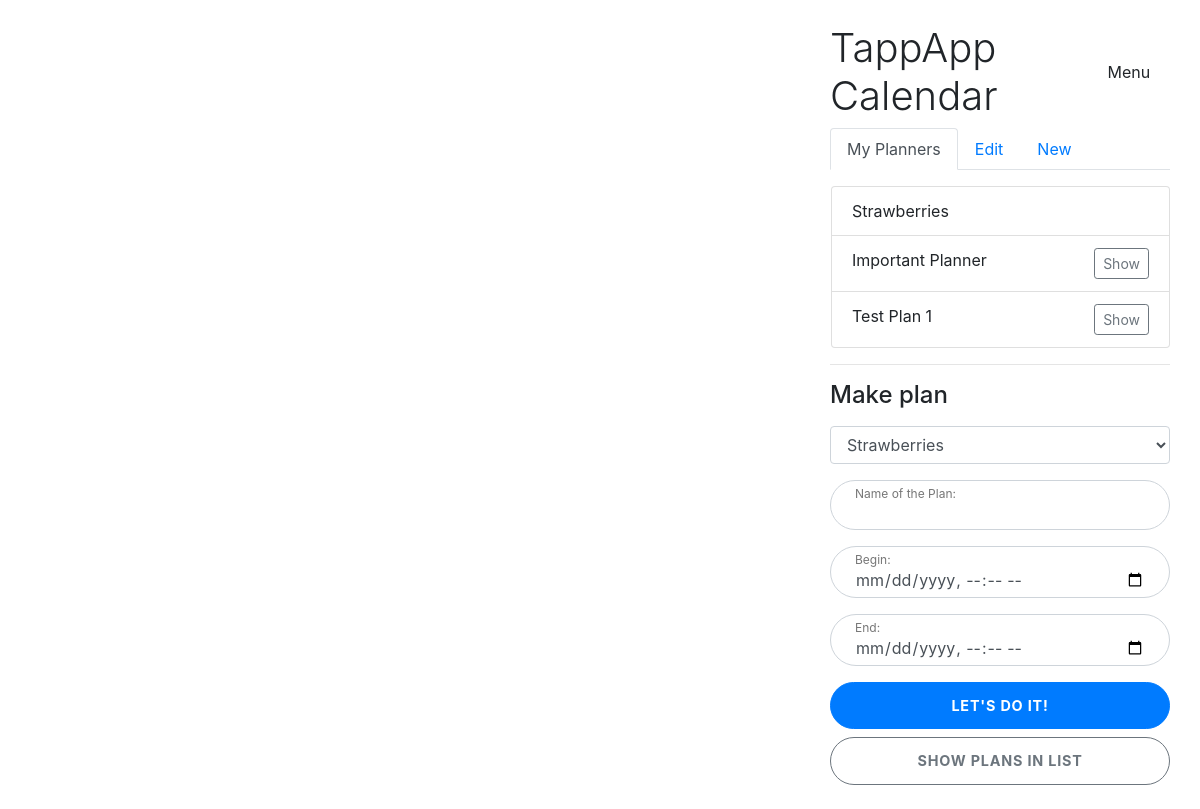
Screenshot of /home (signed in) with the database file from the repository.
### planner/models.py (models this page shows, shortened)
class Planner(models.Model):
    planner_id = models.AutoField(primary_key=True)
    name = models.CharField(max_length=255)
    owner = models.ForeignKey(MyUser, on_delete=models.CASCADE)
    visible_for = models.ManyToManyField(MyUser, related_name="visible_for")
    editable_by = models.ManyToManyField(MyUser, related_name="editable_by")

### planner/views.py (the view, shortened to what this page needs)
# urls.py: path('home', views.homeView, name='home'),
@login_required
def homeView(request):
    context = {}
    createPlanForm = PlanCreateForm(initial={"user_id": request.user.pk, "owner": request.user})
    if "selected_planner" in request.GET:
        selected_planner = request.GET["selected_planner"]
        firstPlanner = True
    else:
        firstPlanner = Planner.objects.filter(owner=request.user).first()
        if firstPlanner:
            selected_planner = firstPlanner.planner_id
    queryset_visible = Planner.objects.filter(Q(owner=request.user.pk) | Q(visible_for=request.user)).distinct()
    queryset_editable = Planner.objects.filter(Q(owner=request.user.pk) | Q(editable_by=request.user)).distinct()
    context["planners"] = PlannerSerializer(queryset_editable, many=True).data
    context["visible_planners"] = queryset_visible
    context["createform"] = PlannerForm()
    context["editform"] = PlannerEditForm(initial={"user_id": request.user.pk, "owner": request.user})
    if firstPlanner:
        context["selected_planner"] = int(selected_planner)
        planner = Planner.objects.get(planner_id=selected_planner)
        context["plans"] = PlanSerializer(planner.plan_set.all(), many=True).data
    context["plan_createform"] = createPlanForm
    return render(request, 'planner/home.html', context)

### planner/forms.py (shortened to what this page needs)
class PlannerForm(forms.ModelForm):
    visible_for = forms.CharField(required=False)
    editable_by = forms.CharField(required=False)
    class Meta:
        model = Planner
        exclude=['owner', 'visible_for', 'editable_by']

class PlannerEditForm(forms.ModelForm):
    visible_for = forms.CharField(required=False)
    editable_by = forms.CharField(required=False)
    planner_id = forms.CharField(required=True)
    class Meta:
        model = Planner
        exclude = ['visible_for', 'editable_by']
    def __init__(self, *args, **kwargs):
        super(PlannerEditForm, self).__init__(*args, **kwargs)
        if self.initial:
            user_id = self.initial["user_id"]
            choices = get_planners(user_id)
            self.fields["planners"] = forms.ChoiceField(choices=choices, required=True)

### planner/forms.py (called while the page is built)
def get_planners(user_id):
    planners = Planner.objects.filter(Q(owner=user_id) | Q(editable_by=user_id)).distinct()
    choices = []
    for planner in planners:
        choices.append((planner.pk, planner.name))
    return choices

### planner/serializers.py (called while the page is built)
    def get_visible_for(self, obj):
        return ", ".join(obj.visible_for.all().values_list("email", flat=True))

    def get_editable_by(self, obj):
        return ", ".join(obj.editable_by.all().values_list("email", flat=True))

    def get_title(self, obj):
        return obj.name

    def get_start(self, obj):
        return obj.start_date

    def get_end(self, obj):
        return obj.end_date

### templates/planner/home.html (shortened to what this page needs)
{% extends 'base.html' %} {% load widget_tweaks %} {% block content %}
<div class="container-fluid">
    <div class="row">
        <div id="calendar" class="d-none d-md-flex col-md-4 col-lg-8 p-3"></div>
        <div class="col-md-8 col-lg-4" id="containerForSlideMenu">
            <div class="login d-flex py-3">
                <div class="container">
                    <div class="row">
                        <div class="col-lg-12">
                            <div class="row my-2">
                            <div class="col-md-9">
                                <h1 class="login-heading mb-4 my-auto">TappApp Calendar</h1>
                            </div>
                            <div class="col-md-3 my-auto"  onclick="openNav()" style="cursor:pointer;">
                                Menu
                            </div>
                        </div>
                            <ul class="nav nav-tabs" id="myTab" role="tablist">
                                <li class="nav-item" role="presentation">
                                    <a class="nav-link active" id="mycalendars-tab" data-toggle="tab" href="#mycalendars" role="tab" aria-controls="mycalendars" aria-selected="true">My Planners</a>
                                </li>
                                <li class="nav-item" role="presentation">
                                    <a class="nav-link" id="editcalendar-tab" data-toggle="tab" href="#editcalendar" role="tab" aria-controls="editcalendar" aria-selected="false">Edit</a>
                                </li>
                                <li class="nav-item" role="presentation">
                                    <a class="nav-link" id="createcalendar-tab" data-toggle="tab" href="#createcalendar" role="tab" aria-controls="createcalendar" aria-selected="false">New</a>
                                </li>
                            </ul>
                            <div class="tab-content" id="myTabContent">
                                <div class="tab-pane fade show active" id="mycalendars" role="tabpanel" aria-labelledby="mycalendars-tab">
                                    <div class="row mt-3">
                                        <ul class="list-group col-md-12">
                                            {% for planner in visible_planners %}
                                            <li class="list-group-item ml-3">
                                                {{ planner.name }}
                                                {% if selected_planner != planner.planner_id %}
                                                <a type="button" class="btn btn-sm btn-outline-secondary float-right" href="{% url 'home' %}?selected_planner={{planner.planner_id}}">Show</a>
                                                {% endif %}
                                            </li>
                                            {% endfor %}
                                        </ul>
                                    </div>
                                    <hr>
                                    {% if planners|length > 0 %}
                                    <h4>Make plan</h4>
                                        <form method="post" class="mt-3">
                                        <div class="form-label-group">
                                            {% render_field plan_createform.planner class="form-control" id="id_planner_plan" %}
                                        </div>
                                        <div class="form-label-group">
                                            {% render_field plan_createform.name class="form-control" id="id_name_plan" %}
                                            <label for="id_name_plan">Name of the Plan:</label>
                                        </div>
                                            <div class="form-label-group">
                                            {% render_field plan_createform.start_date class="form-control" type="datetime-local" %}
                                            <label for="id_start_date">Begin:</label>
                                        </div>
                                            <div class="form-label-group">
                                            {% render_field plan_createform.end_date class="form-control" type="datetime-local" %}
                                            <label for="id_end_date">End:</label>
                                        </div>
                                        <button class="btn btn-lg btn-primary btn-block btn-login text-uppercase font-weight-bold mb-2" type="submit" name="action" value="create_plan">Let's do it!</button>
                                        </form>
                                        {% if selected_planner %}
                                        <a href="{% url 'plans' selected_planner %}">
                                        <button class="btn btn-lg btn-outline-secondary btn-block btn-login text-uppercase font-weight-bold mb-2">Show plans in list</button>
                                        </a>
                                        {% endif %}
                                    {% endif %}
                                </div>
                            </div>
                        </div>
                    </div>
                </div>
            </div>
        </div>
    </div>
</div>
{% endblock content %}

### rows the page displays
Planner: name "Strawberries"
Planner: name "Important Planner"
Planner: name "Test Plan 1"
